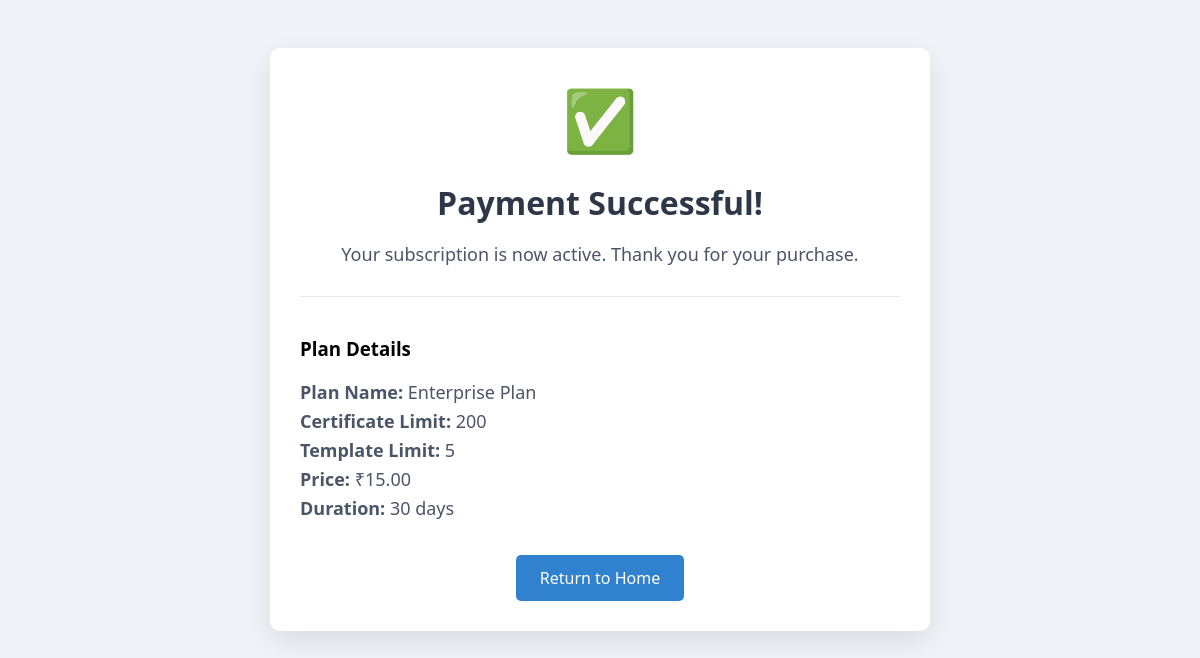
Page /payment-success/3/ (signed in) on the committed database.
### subscriptions/models.py (models this page shows, shortened)
class PricingPlan(models.Model):
    name = models.CharField(max_length=50)
    certificate_limit = models.PositiveIntegerField()
    template_limit = models.PositiveIntegerField()
    price = models.DecimalField(max_digits=10, decimal_places=2)
    validity_period = models.PositiveIntegerField(default=30)

### subscriptions/views.py (the view)
# urls.py: path('payment-success/<int:id>/', payment_success, name='payment_success'),
@login_required
def payment_success(request, id=None):
    plan = PricingPlan.objects.get(id=id)
    return render(request, 'payment_success.html', {'plan': plan})

### subscriptions/templates/payment_success.html (shortened to what this page needs)
<!DOCTYPE html>
<html>
<head>
</head>
<body>
    <div class="success-box">
        <div class="success-icon">✅</div>
        <h1>Payment Successful!</h1>
        <p>Your subscription is now active. Thank you for your purchase.</p>
        <div class="plan-info">
            <h3>Plan Details</h3>
            <p><strong>Plan Name:</strong> {{ plan.name }}</p>
            <p><strong>Certificate Limit:</strong> {{ plan.certificate_limit }}</p>
            <p><strong>Template Limit:</strong> {{ plan.template_limit }}</p>
            <p><strong>Price:</strong> ₹{{ plan.price }}</p>
            <p><strong>Duration:</strong> 30 days</p>
        </div>
        <a href="{% url 'home' %}" class="btn">Return to Home</a>
    </div>
</body>
</html>

### subscriptions/templates/payment_success.html (style rules this page uses)
body { font-family: 'Segoe UI', sans-serif; background-color: #f0f4f8; padding: 40px; text-align: center; }
.success-box { max-width: 600px; margin: 0 auto; background: white; padding: 30px; border-radius: 10px; box-shadow: 0 10px 30px rgba(0, 0, 0, 0.1); }
.success-icon { font-size: 60px; color: #38a169; }
h1 { color: #2d3748; margin-bottom: 10px; }
p { color: #4a5568; font-size: 18px; }
.plan-info { text-align: left; margin-top: 30px; border-top: 1px solid #e2e8f0; padding-top: 20px; }
.plan-info p { margin: 5px 0; }
.btn { margin-top: 30px; display: inline-block; padding: 12px 24px; background-color: #3182ce; color: white; text-decoration: none; border-radius: 5px; font-size: 16px; }

### rows in the picture
PricingPlan: name "Enterprise Plan", certificate_limit "200", template_limit "5", price "15.00"
